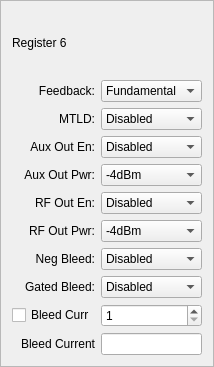
  <widget class="QFrame" name="frame_reg_6">
   <property name="geometry">
    <rect>
     <x>20</x>
     <y>360</y>
     <width>211</width>
     <height>367</height>
    </rect>
   </property>
   <property name="frameShape">
    <enum>QFrame::StyledPanel</enum>
   </property>
   <property name="frameShadow">
    <enum>QFrame::Raised</enum>
   </property>
   <layout class="QGridLayout" name="gridLayout_7">
    <item row="0" column="0" colspan="2">
     <widget class="QLabel" name="label_54">
      <property name="text">
       <string>Register 6</string>
      </property>
     </widget>
    </item>
    <item row="1" column="0">
     <widget class="QLabel" name="label_57">
      <property name="text">
       <string>Feedback:</string>
      </property>
      <property name="alignment">
       <set>Qt::AlignRight|Qt::AlignTrailing|Qt::AlignVCenter</set>
      </property>
     </widget>
    </item>
    <item row="1" column="1">
     <widget class="QComboBox" name="r6_feedback">
      <property name="currentIndex">
       <number>1</number>
      </property>
      <item>
       <property name="text">
        <string>Divided</string>
       </property>
      </item>
      <item>
       <property name="text">
        <string>Fundamental</string>
       </property>
      </item>
     </widget>
    </item>
    <item row="2" column="0">
     <widget class="QLabel" name="label_50">
      <property name="text">
       <string>MTLD:</string>
      </property>
      <property name="alignment">
       <set>Qt::AlignRight|Qt::AlignTrailing|Qt::AlignVCenter</set>
      </property>
     </widget>
    </item>
    <item row="2" column="1">
     <widget class="QComboBox" name="r6_mtld">
      <item>
       <property name="text">
        <string>Disabled</string>
       </property>
      </item>
      <item>
       <property name="text">
        <string>Enabled</string>
       </property>
      </item>
     </widget>
    </item>
    <item row="3" column="0">
     <widget class="QLabel" name="label_56">
      <property name="text">
       <string>Aux Out En:</string>
      </property>
      <property name="alignment">
       <set>Qt::AlignRight|Qt::AlignTrailing|Qt::AlignVCenter</set>
      </property>
     </widget>
    </item>
    <item row="3" column="1">
     <widget class="QComboBox" name="r6_aux_out">
      <item>
       <property name="text">
        <string>Disabled</string>
       </property>
      </item>
      <item>
       <property name="text">
        <string>Enabled</string>
       </property>
      </item>
     </widget>
    </item>
    <item row="4" column="0">
     <widget class="QLabel" name="label_49">
      <property name="text">
       <string>Aux Out Pwr:</string>
      </property>
      <property name="alignment">
       <set>Qt::AlignRight|Qt::AlignTrailing|Qt::AlignVCenter</set>
      </property>
     </widget>
    </item>
    <item row="4" column="1">
     <widget class="QComboBox" name="r6_aux_out_pwr">
      <item>
       <property name="text">
        <string>-4dBm</string>
       </property>
      </item>
      <item>
       <property name="text">
        <string>-1dBm</string>
       </property>
      </item>
      <item>
       <property name="text">
        <string>+2dBm</string>
       </property>
      </item>
      <item>
       <property name="text">
        <string>+5dBm</string>
       </property>
      </item>
     </widget>
    </item>
    <item row="5" column="0">
     <widget class="QLabel" name="label_55">
      <property name="text">
       <string>RF Out En:</string>
      </property>
      <property name="alignment">
       <set>Qt::AlignRight|Qt::AlignTrailing|Qt::AlignVCenter</set>
      </property>
     </widget>
    </item>
    <item row="5" column="1">
     <widget class="QComboBox" name="r6_out">
      <item>
       <property name="text">
        <string>Disabled</string>
       </property>
      </item>
      <item>
       <property name="text">
        <string>Enabled</string>
       </property>
      </item>
     </widget>
    </item>
    <item row="6" column="0">
     <widget class="QLabel" name="label_52">
      <property name="text">
       <string>RF Out Pwr:</string>
      </property>
      <property name="alignment">
       <set>Qt::AlignRight|Qt::AlignTrailing|Qt::AlignVCenter</set>
      </property>
     </widget>
    </item>
    <item row="6" column="1">
     <widget class="QComboBox" name="r6_out_pwr">
      <item>
       <property name="text">
        <string>-4dBm</string>
       </property>
      </item>
      <item>
       <property name="text">
        <string>-1dBm</string>
       </property>
      </item>
      <item>
       <property name="text">
        <string>+2dBm</string>
       </property>
      </item>
      <item>
       <property name="text">
        <string>+5dBm</string>
       </property>
      </item>
     </widget>
    </item>
    <item row="7" column="0">
     <widget class="QLabel" name="label_51">
      <property name="text">
       <string>Neg Bleed:</string>
      </property>
      <property name="alignment">
       <set>Qt::AlignRight|Qt::AlignTrailing|Qt::AlignVCenter</set>
      </property>
     </widget>
    </item>
    <item row="7" column="1">
     <widget class="QComboBox" name="r6_neg_bleed">
      <item>
       <property name="text">
        <string>Disabled</string>
       </property>
      </item>
      <item>
       <property name="text">
        <string>Enabled</string>
       </property>
      </item>
     </widget>
    </item>
    <item row="8" column="0">
     <widget class="QLabel" name="label_53">
      <property name="text">
       <string>Gated Bleed:</string>
      </property>
      <property name="alignment">
       <set>Qt::AlignRight|Qt::AlignTrailing|Qt::AlignVCenter</set>
      </property>
     </widget>
    </item>
    <item row="8" column="1">
     <widget class="QComboBox" name="r6_gated_bleed">
      <item>
       <property name="text">
        <string>Disabled</string>
       </property>
      </item>
      <item>
       <property name="text">
        <string>Enabled</string>
       </property>
      </item>
     </widget>
    </item>
    <item row="9" column="0">
     <widget class="QCheckBox" name="r6_bleed">
      <property name="text">
       <string>Bleed Curr</string>
      </property>
     </widget>
    </item>
    <item row="9" column="1">
     <widget class="QSpinBox" name="r6_bleed_curr">
      <property name="minimum">
       <number>1</number>
      </property>
      <property name="maximum">
       <number>255</number>
      </property>
     </widget>
    </item>
    <item row="10" column="0">
     <widget class="QLabel" name="label_59">
      <property name="text">
       <string>Bleed Current</string>
      </property>
      <property name="alignment">
       <set>Qt::AlignRight|Qt::AlignTrailing|Qt::AlignVCenter</set>
      </property>
     </widget>
    </item>
    <item row="10" column="1">
     <widget class="QLineEdit" name="r6_bleed_value">
      <property name="readOnly">
       <bool>true</bool>
      </property>
     </widget>
    </item>
   </layout>
  </widget>
